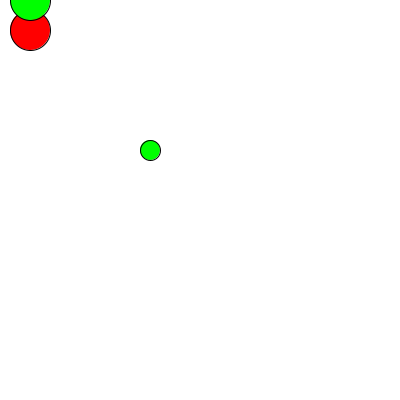
Frame 1 (no input)
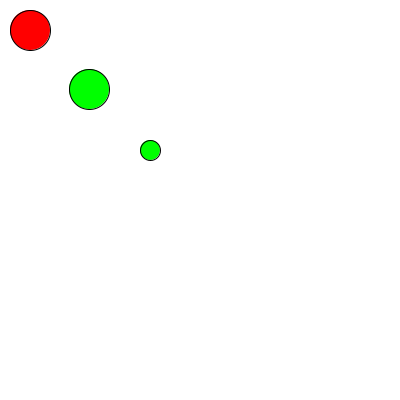
Frame 60 (the mouse pressed at the canvas centre just before this capture)
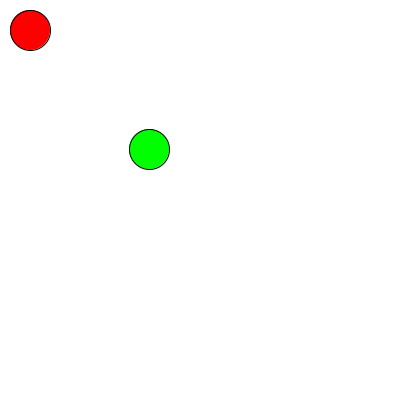
Frame 120 (the mouse held since frame 60 and released just before this capture)

The Processing sketch that drew these frames (run headless with seeded random() and noise(); from frame 60 on, the mouse is pressed at the canvas centre):

// Processing sketch: processing_166706
// ── processing_166706.pde

int xi=30;
int yi=30;
int xf=150;
int yf=150;
int x=30;

float b;
float m;


void setup() {
  size(400,400);
}

void draw(){
  background(255,255,255);
  fill(255,0,0);
  ellipse(xi,yi,40,40);
  fill(0,255,0);
  ellipse(xf,yf,20,20);
  if (x<=xf){
  ellipse(x, m*x+b,40,40);
  }
x=x+1;
x = x % xf;
m=((yf-yi)/(xf-xi));
b=yi-m*xi;
}
